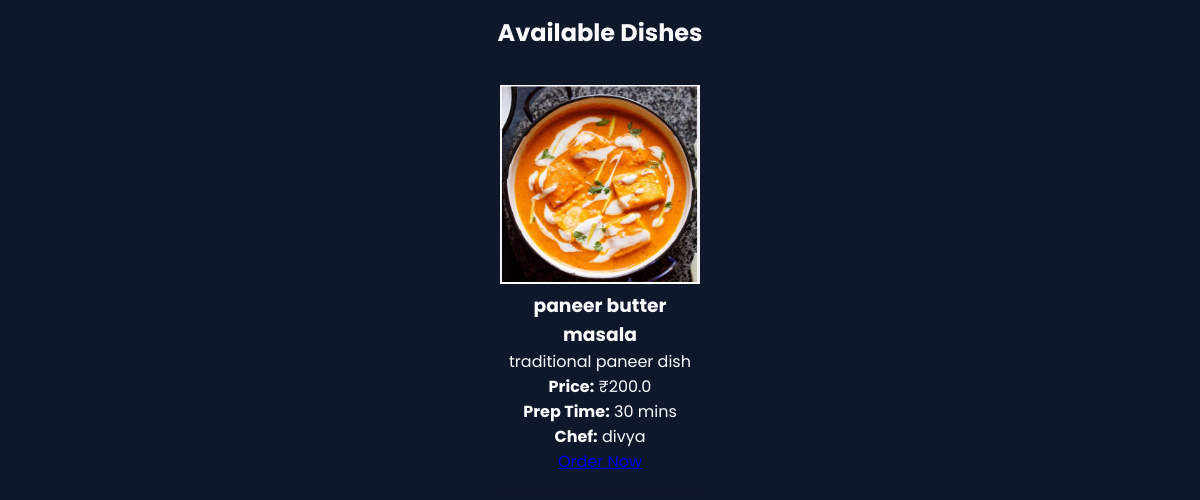
Before: /menu with the older database file.
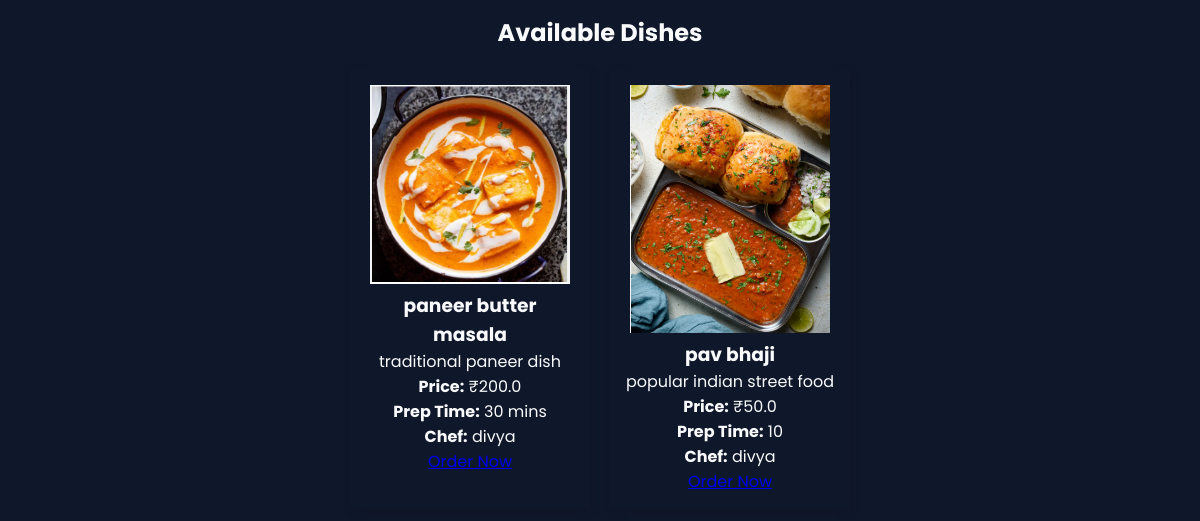
After: the same page with the newer database file.
### tables this page shows
CREATE TABLE dishes (
    id INTEGER PRIMARY KEY AUTOINCREMENT,
    chef_id INTEGER,
    name TEXT NOT NULL,
    description TEXT,
    price REAL,
    prep_time TEXT,
    image_filename TEXT
, available INTEGER DEFAULT 1);

CREATE TABLE chefs (
    id INTEGER PRIMARY KEY AUTOINCREMENT,
    name TEXT NOT NULL,
    email TEXT UNIQUE NOT NULL,
    password TEXT NOT NULL
);

### app.py (the view)
@app.route('/menu')
def view_menu():
    conn = sqlite3.connect('database.db')
    conn.row_factory = sqlite3.Row
    cursor = conn.cursor()
    cursor.execute('''
        SELECT dishes.*, chefs.name AS chef_name
        FROM dishes
        JOIN chefs ON dishes.chef_id = chefs.id
        WHERE dishes.available = 1
    ''')
    dishes = cursor.fetchall()
    conn.close()
    return render_template('menu.html', dishes=dishes)

### templates/menu.html (shortened to what this page needs)
{% extends 'base.html' %}
{% block content %}
<h2 style="text-align: center; padding-top: 15px;">Available Dishes</h2>
<div class="dish-container">
  {% for dish in dishes %}
    <div class="dish-card">
      <img src="{{ url_for('uploaded_file', filename=dish['image_filename']) }}" width="200">
      <h3>{{ dish['name'] }}</h3>
      <p>{{ dish['description'] }}</p>
      <p><strong>Price:</strong> ₹{{ dish['price'] }}</p>
      <p><strong>Prep Time:</strong> {{ dish['prep_time'] }}</p>
      <p><strong>Chef:</strong> {{ dish['chef_name'] }}</p>
      <a href="/place_order/{{ dish['id'] }}">Order Now</a>
    </div>
  {% endfor %}
</div>
{% endblock %}

Changed rows visible on the page:
added dishes: image_filename (picture), name "pav bhaji", description "popular indian street food", price "50.0", prep_time "10", chef_name "divya"
